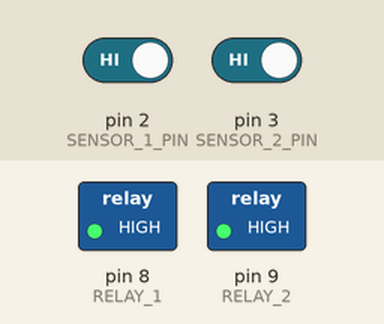
A sketch run on a simulated Arduino Uno, built with avr-gcc and run on an emulated ATmega328P. On the bench: switched loads named in the sketch (green lamp = pin HIGH). Inputs (shaded band) come from the test bench; at power-on: pin 2 (SENSOR_1_PIN) HIGH, pin 3 (SENSOR_2_PIN) HIGH.

Above: at 1.2 s.
1.3 s: pin 2 (SENSOR_1_PIN) driven LOW
At 3.8 s:
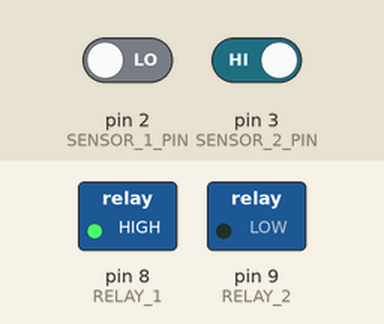
4.1 s: pin 3 (SENSOR_2_PIN) driven LOW
At 6.2 s:
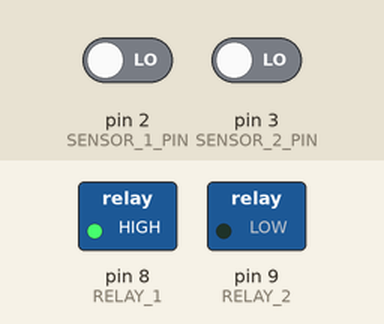
7.0 s: pin 3 (SENSOR_2_PIN) driven HIGH
At 14.04 s:
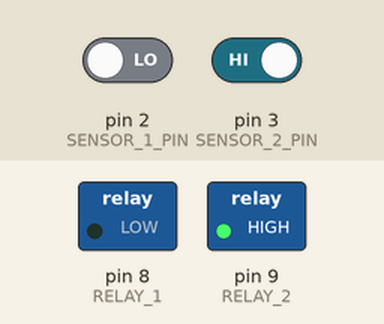
Timing chart, 0 to 15.3 s (numbered marks = the images above; inputs shaded):
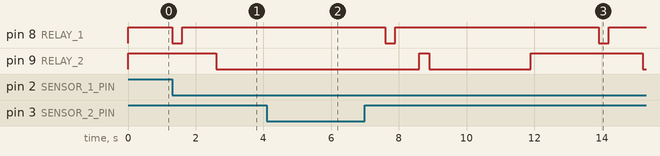

Measured:
- after the input at 1.3 s, pin 8 (RELAY_1): HIGH → LOW at once, → HIGH 0.30 s later; pin 9 (RELAY_2): HIGH → LOW after 1.3 s
- after the input at 4.1 s, pin 9 (RELAY_2): stays LOW (without the input it goes to HIGH after 1.5 s)
- after the input at 7.0 s, pin 9 (RELAY_2): LOW → HIGH after 1.6 s, → LOW 0.30 s later, → HIGH 3.0 s later, → LOW 3.3 s later

The sketch:

access_door_with_2_sensor.ino
```cpp
#define SENSOR_1_PIN 2  // Sensor Otomatis (Relay 1 -> Jeda -> Relay 2)
#define SENSOR_2_PIN 3  // Sensor Khusus Relay 2
#define RELAY_1 8       // Motor
#define RELAY_2 9       // Door

// Durasi (ms)
unsigned long motorTime    = 300;  // Relay 1 ON
unsigned long delayTime    = 1000; // Jeda antar relay
unsigned long doorTime     = 3000; // Relay 2 ON
unsigned long cooldownTime = 2000;

// Timer Alur Utama (Sensor 1)
unsigned long previousMillis = 0;

// Timer Mandiri Relay 2 (Sensor 2 / Otomatis)
unsigned long relay2StartMillis = 0;
bool relay2Active = false;

// State Alur Utama
int stepState = 0;
bool cooldown = false;

void setup() {
  pinMode(SENSOR_1_PIN, INPUT_PULLUP);
  pinMode(SENSOR_2_PIN, INPUT_PULLUP);

  pinMode(RELAY_1, OUTPUT);
  pinMode(RELAY_2, OUTPUT);

  // Relay OFF (Active LOW)
  digitalWrite(RELAY_1, HIGH);
  digitalWrite(RELAY_2, HIGH);
}

void loop() {
  unsigned long currentMillis = millis();

  int sensor1State = digitalRead(SENSOR_1_PIN);
  int sensor2State = digitalRead(SENSOR_2_PIN);

  // ==========================================
  // 1. KONTROL KHUSUS SENSOR 2 (RELAY 2 DIRECT)
  // ==========================================
  // Jika Sensor 2 terdeteksi aktif, langsung nyalakan Relay 2
  if (sensor2State == LOW && !relay2Active) {
    relay2Active = true;
    relay2StartMillis = currentMillis;
    digitalWrite(RELAY_2, LOW); // Relay 2 ON
  }

  // Timer pemadam Relay 2 (berlaku baik dari Sensor 1 maupun Sensor 2)
  if (relay2Active) {
    if (currentMillis - relay2StartMillis >= doorTime) {
      digitalWrite(RELAY_2, HIGH); // Relay 2 OFF
      relay2Active = false;
    }
  }

  // ==========================================
  // 2. ALUR UTAMA / SENSOR 1 (MOTOR -> DOOR)
  // ==========================================
  switch (stepState) {

    // 🔹 0 = Standby
    case 0:
      if (sensor1State == LOW && !cooldown) {
        digitalWrite(RELAY_1, LOW); // Relay 1 ON
        previousMillis = currentMillis;
        stepState = 1;
      }
      break;

    // 🔹 1 = Relay 1 ON
    case 1:
      if (currentMillis - previousMillis >= motorTime) {
        digitalWrite(RELAY_1, HIGH); // Relay 1 OFF
        previousMillis = currentMillis;
        stepState = 2;
      }
      break;

    // 🔹 2 = Jeda sebelum Relay 2 ON
    case 2:
      if (currentMillis - previousMillis >= delayTime) {
        // Picu Relay 2 menggunakan logika mandiri agar tidak terjadi konflik
        digitalWrite(RELAY_2, LOW); // Relay 2 ON
        relay2Active = true;
        relay2StartMillis = currentMillis;

        previousMillis = currentMillis;
        stepState = 3;
      }
      break;

    // 🔹 3 = Menunggu Relay 2 Selesai Durasi Door Time
    case 3:
      if (!relay2Active) { // Menunggu timer Relay 2 selesai di bagian atas
        previousMillis = currentMillis;
        cooldown = true;
        stepState = 4;
      }
      break;

    // 🔹 4 = Cooldown
    case 4:
      if (currentMillis - previousMillis >= cooldownTime) {
        cooldown = false;
        stepState = 0;
      }
      break;
  }
}
```
